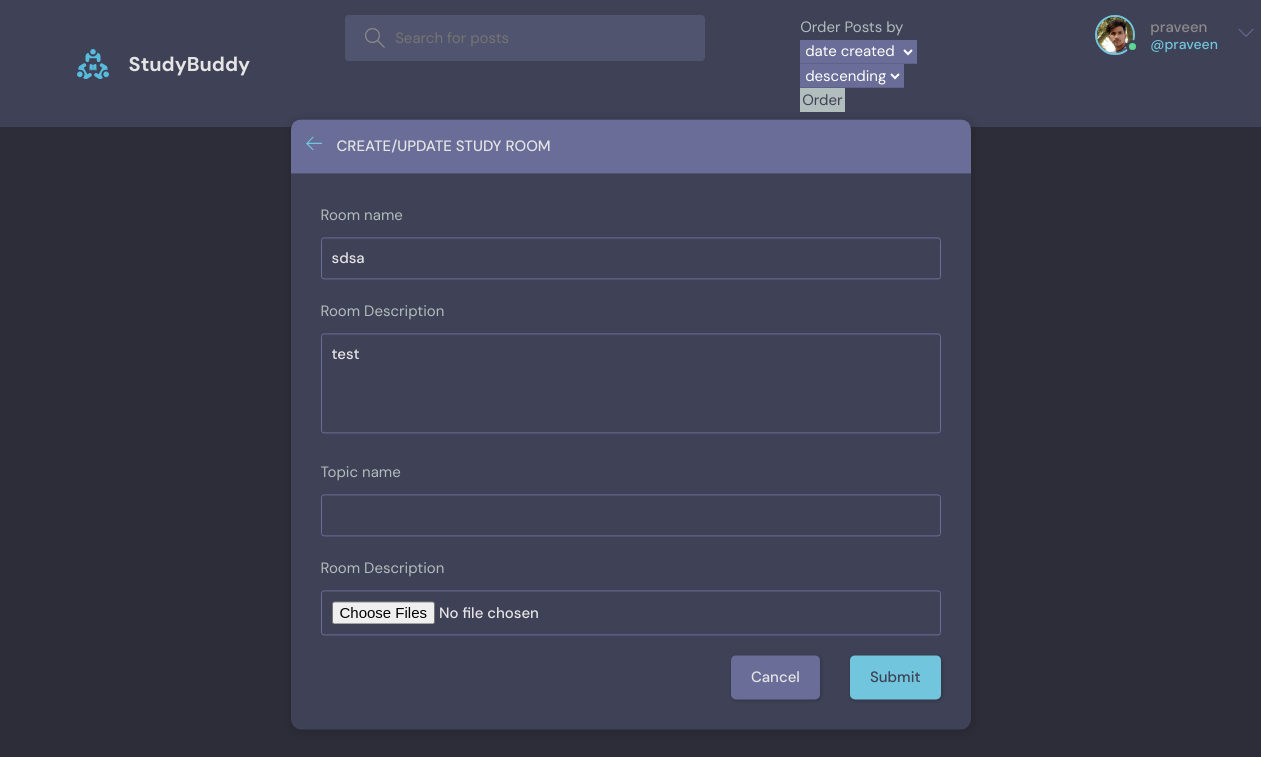
Screenshot of /update-room/26/ (signed in) with the database file from the repository.
### base/models.py (models this page shows, shortened)
class User(AbstractUser):
    name = models.CharField(max_length=200, null=True)
    real_first_name = models.CharField(max_length=200, null=True)
    real_last_name = models.CharField(max_length=200, null=True)
    email = models.EmailField(unique=True, null=True)
    GENDER_MALE = 0
    GENDER_FEMALE = 1
    GENDER_CHOICES = [(GENDER_MALE, 'Male'), (GENDER_FEMALE, 'Female')]
    gender = models.IntegerField(choices=GENDER_CHOICES, null=True)
    bio = models.TextField(max_length=300, null=True)
    avatar = models.ImageField(null=True, default="avatar.svg")
    CL_Subject = 0
    EL_Subject = 1
    FR_Subject = 2
    IPLA_Subject = 3
    MA_Subject = 4
    PH_Subject = 5
    CM_Subject = 6
    OS_Subject = 7
    JS_Subject = 8
    CI_Subject = 9
    ME_Subject = 10
    CH_Subject = 11
    EI_Subject = 12
    BA_Subject = 13
    MIS_Subject = 14
    FM_Subject = 15
    EC_Subject = 16
    EE_Subject = 17
    CE_Subject = 18
    CO_Subject = 19
    IPEECS_Subject = 20
    AP_Subject = 21
    GP_Subject = 22
    SS_Subject = 23
    GA_Subject = 24
    HK_Subject = 25
    LS_Subject = 26
    BM_Subject = 27
    SUBJECT_CHOICES = [(CL_Subject, '中國文學系'), (EL_Subject, '英美語文學系'),
                       (FR_Subject, '法國語文學系'), (IPLA_Subject, '文學院學士班'),
                       (CM_Subject, '化學系'), (OS_Subject, '光電科學與工程學系'),
                       (JS_Subject, '理學院學士班'), (CI_Subject, '土木工程學系'),
                       (ME_Subject, '機械工程學系'), (CH_Subject, '化學工程與材料工程學系'),
                       (EI_Subject, '工學院學士班'), (BA_Subject, '企業管理學系'),
                       (MIS_Subject, '資訊管理學系'), (FM_Subject, '財務金融學系'),
                       (EC_Subject, '經濟學系'), (EE_Subject, '電機工程學系'),
                       (CE_Subject, '資訊工程學系'), (CO_Subject, '通訊工程學系'),
                       (IPEECS_Subject, '資訊電機學院學士班'), (AP_Subject, '大氣科學學系'),
                       (GP_Subject, '地球科學學系'), (SS_Subject, '太空工程與科學學系'),
                       (GA_Subject, '地科院學士班'), (HK_Subject, '客家語文暨社會科學學系'),
                       (LS_Subject, '生命科學系'), (BM_Subject, '生醫工程與科學學系')]
    Subject = models.IntegerField(choices=SUBJECT_CHOICES, null=True)
    USERNAME_FIELD = 'email'
    REQUIRED_FIELDS = ['username']

class Room(models.Model):
    host = models.ForeignKey(User, on_delete=models.SET_NULL, null=True)
    topic = models.ForeignKey(Topic, on_delete=models.SET_NULL, null=True)
    name = models.CharField(max_length=200)
    description = models.TextField(null=True, blank=True)
    participants = models.ManyToManyField(
        User, related_name='participants', blank=True)
    updated = models.DateTimeField(auto_now=True)
    created = models.DateTimeField(auto_now_add=True)
    likes = models.ManyToManyField(User, related_name='post_like', blank=True)
    message_count = models.IntegerField(default=0, null=True, blank=True)
    like_count = models.IntegerField(default=0, null=True, blank=True)
    class Meta:
        pass

### base/views.py (the view, shortened to what this page needs)
# urls.py: path('update-room/<str:pk>/', views.updateRoom, name="update-room"),
@login_required(login_url='login')
def updateRoom(request, pk):
    topics = Topic.objects.all()
    room = Room.objects.get(id=pk)
    form = RoomForm(instance=room)
    imageform = ImageForm()
    context = {'form':form, 'topics':topics, 'imageform':imageform}
    return render(request, 'base/room_form.html', context)

### base/forms.py
class RoomForm(forms.ModelForm):
    class Meta:
        model = Room
        fields = '__all__'
        exclude = ['topic', 'host', 'participants']

class ImageForm(forms.ModelForm):
    image = forms.ImageField(
        required=False,
        label='Image',
        widget = forms.ClearableFileInput(attrs={'multiple':True}),
    )
    class Meta:
        model=Image
        fields = ["image"]

### base/models.py (called while the page is built)
    def __str__(self):
        return self.name

### base/templates/base/room_form.html (shortened to what this page needs)
{% extends 'main.html' %}
{% block content %}
  <main class="create-room layout">
    <div class="container">
      <div class="layout__box">
        <div class="layout__boxHeader">
          <div class="layout__boxTitle">
            <a href="{% url 'home' %}">
              <svg version="1.1" xmlns="http://www.w3.org/2000/svg" width="32" height="32" viewBox="0 0 32 32">
                <title>arrow-left</title>
                <path
                  d="M13.723 2.286l-13.723 13.714 13.719 13.714 1.616-1.611-10.96-10.96h27.625v-2.286h-27.625l10.965-10.965-1.616-1.607z">
                </path>
              </svg>
            </a>
            <h3>Create/Update Study Room</h3>
          </div>
        </div>
        <div class="layout__body">
          <form class="form" action="" method="POST" enctype="multipart/form-data">
            <div class="form__group">
              <label for="room_name">Room name</label>
              {{form.name}}
            </div>
            <div class="form__group">
              <label for="room_description">Room Description</label>
              {{form.description}}
            </div>
            <div class="form__group">
              <label for="room_topic">Topic name</label>
              <input required type="text" value="{{room.topic.name}}" name="topic" list="topic-list" />
            </div>
            <div class="form__group">
              <label for="room_description">Room Description</label>
              {% for form in imageform %}
                  {{form}}
              {% endfor %}
            </div>
            <div class="form__action">
              <a class="btn btn--dark" href="{% url 'home' %}">Cancel</a>
              <button class="btn btn--main" type="submit">Submit</button>
            </div>
          </form>
        </div>
      </div>
    </div>
  </main>
  {% endblock content %}

### templates/navbar.html (shortened to what this page needs)
{% load static %}
<header class="header header--loggedIn">
    <div class="container">
        <a href="{% url 'home' %}" class="header__logo">
            <img src="{% static 'images/logo.svg' %}" />
            <h1>StudyBuddy</h1>
        </a>
        <form class="header__search" method="GET" action="{% url 'home' %}">
            <label>
                <input name="q" placeholder="Search for posts" />
            </label>
        </form>
        <div class="order-container">
            <form class="" method="GET" action="{% url 'home' %}">
                <label for="order_option">
                    Order Posts by <br>
                    <div class="custom-select" style="width:200px;">
                        <select name="order_option" default='created'>
                            <option value="created">date created</option>
                    </div>
                </label>
                <div class="custom-select" style="width:200px;">
                    <select name="order_direction" default="descending">
                        <option value="descending">descending</option>
                </div>
                <input id="order-button" type="submit" value="Order">
            </form>
        </div>
        <nav class="header__menu">
            {% if request.user.is_authenticated %}
            <div class="header__user">
                <a href="{% url 'update-user' %}">
                    <div class="avatar avatar--medium active">
                        <img src="{{request.user.avatar.url}}" />
                    </div>
                    <p>{{request.user.username}} <span>@{{request.user.username}}</span></p>
                </a>
                <button class="dropdown-button">
                    <svg version="1.1" xmlns="http://www.w3.org/2000/svg" width="32" height="32" viewBox="0 0 32 32">
                        <title>chevron-down</title>
                        <path d="M16 21l-13-13h-3l16 16 16-16h-3l-13 13z"></path>
                    </svg>
                </button>
            </div>
            {% else %}
            <a href="{% url 'login' %}">
                <img src="{% static 'images/avatar.svg' %}" />
                <p>Login</p>
            </a>
            {% endif %}
        </nav>
    </div>
</header>

### rows the page displays
User: user.avatar (picture), user.username "praveen"
Room: name "sdsa", description "test"
